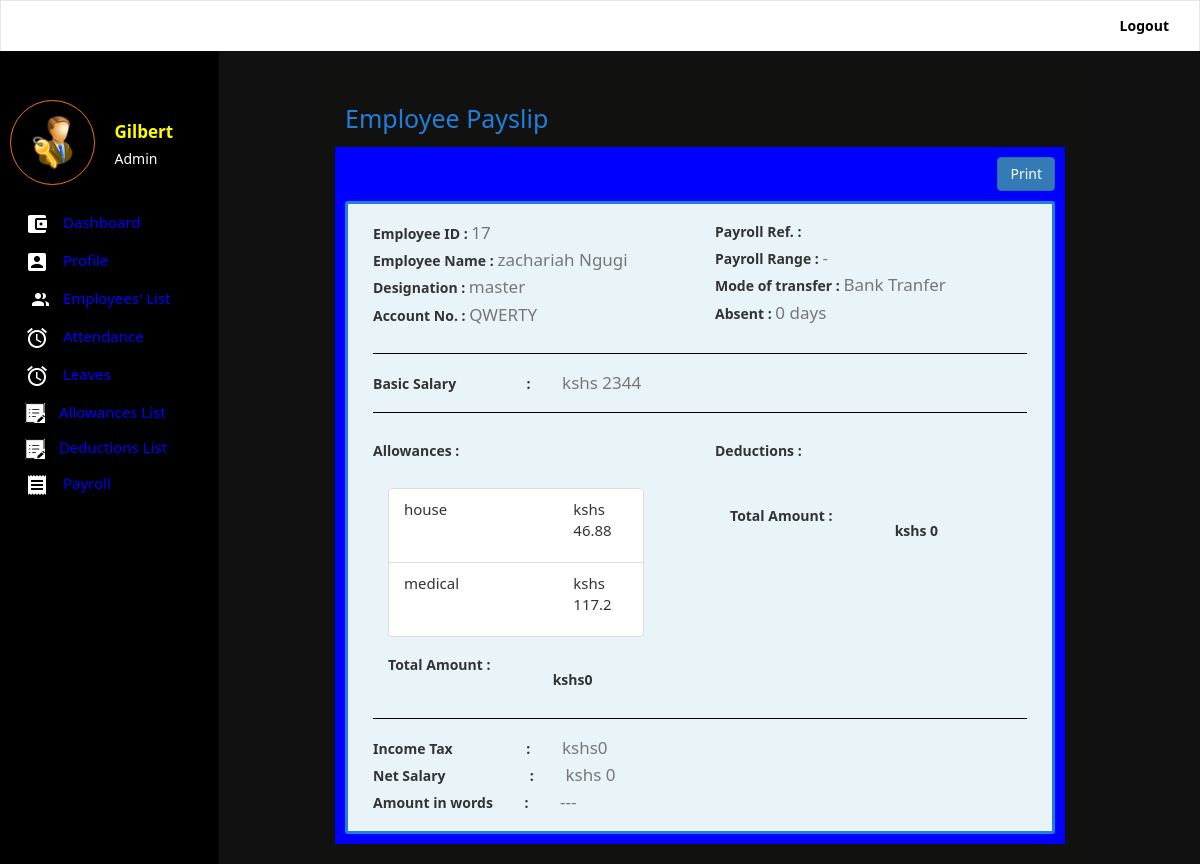
/view-payslip.php?eid=17 (signed in), run on the app's committed database.
### tables this page shows
CREATE TABLE `users` (
  `id` int(11) NOT NULL,
  `firstName` varchar(100) NOT NULL,
  `secondName` varchar(100) NOT NULL,
  `email` varchar(100) NOT NULL,
  `password` varchar(100) NOT NULL,
  `token` varchar(200) NOT NULL,
  `status` int(11) NOT NULL,
  `date_of_birth` date NOT NULL,
  `date_of_joining` date NOT NULL,
  `phone` varchar(255) NOT NULL,
  `profile` varchar(500) DEFAULT NULL,
  `gender` varchar(100) NOT NULL,
  `designation` varchar(100) DEFAULT NULL,
  `salary` double(10,2) NOT NULL,
  `account_no` text NOT NULL,
  `otp` varchar(6) DEFAULT NULL
);

CREATE TABLE `emp_allowances` (
  `sno` int(11) NOT NULL,
  `a_id` int(20) NOT NULL,
  `e_id` int(20) NOT NULL,
  `amount` double(10,2) NOT NULL,
  `date_created` datetime NOT NULL DEFAULT current_timestamp()
);

CREATE TABLE `allowances` (
  `a_id` int(11) NOT NULL,
  `allowance_name` text NOT NULL,
  `a_percentage` double NOT NULL
);

### classes/User.class.php (called while the page is built, shortened)
<?php
class User
{
	public static function loggedIn()
	{
		if (isset($_COOKIE['hrm-user']) && $_COOKIE['hrm-user'] != "") {
			return true;
		}
		return false;
	}
	public static function get($token, $field)
	{
		$query = Db::fetch("users", "$field", "token = ? ", $token, "", "", "");
		$data = Db::num($query);
		return $data[0];
	}
	public static function getbyid($eid, $field)
	{
		$query = Db::fetch("users", "$field", "id = ? ", $eid, "", "", "");
		$data = Db::num($query);
		return $data[0];
	}
}

### classes/Db.class.php (called while the page is built, shortened)
<?php
class Db
{
	public static function connect()
	{
		try {
			$db = new PDO("mysql:host=" . Config::DB_HOST . ";dbname=" . Config::DB_NAME, Config::DB_USER, Config::DB_PASSWORD);
			$db->setAttribute(PDO::ATTR_ERRMODE, PDO::ERRMODE_EXCEPTION);
		} catch (Exception $e) {
			self::returnedSQlError($e);
		}
		return $db;
	}
	public static function fetch($table, $columns,  $whereClause, $whereValue, $orderBy, $limit, $groupBy)
	{
		if ($limit == "") {
			$limit = "";
		} else {
			$limit = " LIMIT $limit ";
		}
		if ($orderBy == "") {
			$orderBy = "";
		} else {
			$orderBy = " ORDER BY $orderBy ";
		}
		if ($groupBy == "") {
			$groupBy = "";
		} else {
			$groupBy = "GROUP BY $groupBy";
		}
		$con = self::connect();
		if ($columns == "") {
			$query = $con->prepare("SELECT * FROM $table WHERE $whereClause $groupBy $orderBy $limit");
			if ($whereValue != "") {
				if (is_array($whereValue)) {
					$n = 0;
					$countWhereValue = count($whereValue);
					while ($n < $countWhereValue) {
						$paramsCount = $n + 1;
						$query->bindParam($paramsCount, $whereValue[$n]);
						$n++;
					}
				} else {
					$query->bindParam(1, $whereValue);
				}
			} else {
				$query = $con->prepare("SELECT * FROM $table  $groupBy $orderBy  $limit");
			}
		} else {
			$sql = "SELECT ";
			if (is_array($columns)) {
				$colsCount = count($columns);
				$start = 0;
				while ($start < $colsCount) {
					$commas = $start + 1;
					if ($commas == $colsCount) {
						$sql .= $columns[$start] . " ";
					} else {
						$sql .= $columns[$start] . ", ";
					}
					$start++;
				}
			} else {
				$sql .= "$columns ";
			}
			if ($whereValue != "") {
				$sql .= "FROM $table WHERE $whereClause $groupBy $orderBy $limit";
				$query = $con->prepare($sql);
				if (is_array($whereValue)) {
					$n = 0;
					$countWhereValue = count($whereValue);
					while ($n < $countWhereValue) {
						$paramsCount = $n + 1;
						$query->bindParam($paramsCount, $whereValue[$n]);
						$n++;
					}
				} else {
					$query->bindParam(1, $whereValue);
				}
			} else {
				$sql .= "FROM $table $groupBy $orderBy $limit";
				$query = $con->prepare($sql);
			}
		}
		$query->execute();
		return $query;
	}
	public static function count($query)
	{
		return $query->rowCount();
	}
	public static function assoc($query)
	{
		return $query->fetch(PDO::FETCH_ASSOC);
	}
	public static function num($query)
	{
		return $query->fetch(PDO::FETCH_NUM);
	}
}

### importance.php (called while the page is built, shortened)
<?php
if(User::loggedIn()){
	$token = $_COOKIE['hrm-user'];
	$userFirstName = User::get($token, "firstName");
	$userToken = User::get($token, "token");
	$userStatus = User::get($token, "status");
	$userRole = User::get($token, "designation");
	if($userStatus == 1){
		$userRole = "Admin";
	} else {
		$userRole = $userRole;
	}
}

### classes/Payroll.class.php (called while the page is built, shortened)
<?php
class Payroll
{
	public static function getes($eid, $ref, $field)
	{
		$query = Db::fetch("payroll_items", "$field", "e_id = ? AND ref_no = ?", array($eid, $ref), "", "", "");
		if (DB::count($query) > 0) {
			$data = Db::num($query);
			return $data[0];
		} else {
			return 0.0;
		}
	}
}

### view-payslip.php (the view, shortened to what this page needs)
<?php
require_once "importance.php";
?>
<html>
<head>
	<?php require_once "inc/head.inc.php";  ?>
</head>
<body>
	<?php require_once "inc/header.inc.php"; ?>
	<div class='container-fluid'>
		<div class='row'>
			<div class='col-md-3'><?php require_once "inc/sidebar.inc.php"; ?></div>
			<div class='col-md-8'>
				<div class='content-area'>
					<div class='content-header'>
						<?php echo "Employee Payslip"; ?>
					</div>
					<?php
					if (isset($_GET['eid'])) {
						$empid = $_GET['eid'];
					}
					$fName = User::getbyid($empid, "firstName");
					$sName = User::getbyid($empid, "secondName");
					$bsal = User::getbyid($empid, "salary");
					$accno = User::getbyid($empid, "account_no");
					$ename = $fName . " " . $sName;
					$role = User::getbyid($empid, "designation");
					$ab = Payroll::getes($empid, $ref, "absent");
					$totalw = Payroll::getes($empid, $ref, "allowance_amt");
					$totded = Payroll::getes($empid, $ref, "deduction_amt");
					$totsal = Payroll::getes($empid, $ref, "net_salary");
					$it = Payroll::getes($empid, $ref, "income_tax");
					$amtinwrds = AmountInWords("$totsal");
					?>
					<div class='content-bodyes'>
						<p align="right">
							<button class="btn btn-primary" onclick="printDiv('p')" type="button" id="print_btn"></span>Print</button>
						</p>
						<div class='contriner-fluid' id='p'>
							<div class='form-holder'>
								<div class='col-12'>
									<div class='row'>
										<div class='col-md-6'>
											<h5><b>Employee ID : <small style="font-size:17px"><?php echo $empid ?></small></b></h5>
											<h5><b>Employee Name : <small style="font-size:17px"><?php echo $ename ?></small></b></h5>
											<h5><b>Designation : <small style="font-size:17px"><?php echo $role ?></small></b></h5>
											<h5><b>Account No. : <small style="font-size:17px"><?php echo $accno ?></small></b></h5>
										</div>
										<div class='col-md-6'>
											<h5><b>Payroll Ref. : <small style="font-size:17px"><?php echo $ref ?></small></b></h5>
											<h5><b>Payroll Range : <small style="font-size:17px"><?php echo $df . " - " . $dt ?></small></b></h5>
											<h5><b>Mode of transfer : <small style="font-size:17px"><?php echo "Bank Tranfer" ?></small></b></h5>
											<h5><b>Absent : <small style="font-size:17px"><?php echo $ab . " days" ?></small></b></h5>
										</div>
									</div>
									<hr class="divider" style="border-color:black">
									<h5><b>Basic Salary &emsp;&emsp;&emsp;&emsp;&ensp;&nbsp;: &emsp;&emsp;<small style="font-size:17px"><?php echo "kshs " . $bsal ?></small></b></h5>
									<hr class="divider" style="border-color:black">
									<div class="row">
										<div class="col-md-6">
											<h5><b>Allowances : </b></h5><br>
											<div class='col-md-11'>
												<ul class="list-group" style="list-style-type:none;">
													<?php
													$con = Db::connect();
													$sql = "SELECT ea.*, a.allowance_name as aname FROM emp_allowances ea inner join allowances a on ea.a_id=a.a_id where ea.e_id= $empid ";
													$query = $con->prepare($sql);
													$query->execute();
													while ($data = Db::assoc($query)) :  ?>
														<li class="list-group-item" data-id="<?php echo $data['a_id'] ?>">
															<div class='row'>
																<div class='col-md-8'>
																	<small style="font-size:15px">
																		<?php echo $data['aname'] ?>
																	</small>
																</div>
																<div class='col-md-4'>
																	<p style="font-size:15px">
																		<?php echo "kshs " . $data['amount'] ?>
																	</p>
																</div>
															</div>
														</li>
													<?php endwhile; ?>
												</ul>
												<h5><b><?php echo "Total Amount : &emsp;&emsp;&emsp;&emsp;&emsp;&emsp;&emsp;&emsp;&emsp;&emsp;&emsp;&ensp;&nbsp;kshs" . $totalw ?></b></h5>
											</div>
										</div>
										<div class='col-md-6'>
											<h5><b>Deductions : </b></h5><br>
											<div class='col-md-11'>
												<h5><b><?php echo "Total Amount : &emsp;&emsp;&emsp;&emsp;&emsp;&emsp;&emsp;&emsp;&emsp;&emsp;&emsp;&ensp;&nbsp;kshs " . $totded ?></b></h5>
											</div>
										</div>
									</div>
									<hr class="divider" style="border-color:black">
									<h5><b>Income Tax &emsp;&emsp;&emsp;&emsp;&emsp;: &emsp;&emsp;<small style="font-size:17px"><?php echo "kshs" . $it ?></small></b></h5>
									<h5><b>Net Salary &emsp;&emsp;&emsp;&emsp;&emsp;&ensp;&nbsp;: &emsp;&emsp;<small style="font-size:17px"><?php echo "kshs " . $totsal ?></small></b></h5>
									<h5><b>Amount in words &emsp;&emsp;: &emsp;&emsp;<small style="font-size:17px"><?php echo $amtinwrds ?></small></b></h5>
								</div>
							</div>
						</div>
					</div>
				</div>
			</div>
		</div>
	</div>
</body>
</html>
<?php
function AmountInWords(float $amount)
{
	if ($amount == 0)
		return "---";
	$amount_after_decimal = round($amount - ($num = floor($amount)), 2) * 100;
	$string = array();
	$change_words = array(
		0 => '', 1 => 'One', 2 => 'Two',
		3 => 'Three', 4 => 'Four', 5 => 'Five', 6 => 'Six',
		7 => 'Seven', 8 => 'Eight', 9 => 'Nine',
		10 => 'Ten', 11 => 'Eleven', 12 => 'Twelve',
		13 => 'Thirteen', 14 => 'Fourteen', 15 => 'Fifteen',
		16 => 'Sixteen', 17 => 'Seventeen', 18 => 'Eighteen',
		19 => 'Nineteen', 20 => 'Twenty', 30 => 'Thirty',
		40 => 'Forty', 50 => 'Fifty', 60 => 'Sixty',
		70 => 'Seventy', 80 => 'Eighty', 90 => 'Ninety'
	);
	$implode_to_shillings = implode('', array_reverse($string));
	$paise_first_digit = floor($amount_after_decimal / 10) * 10;
	$get_paise = ($amount_after_decimal > 0) ? "And " . ($change_words[$paise_first_digit] . "
   " . $change_words[$amount_after_decimal % 10]) . ' shillings' : '';
	return ($implode_to_shillings ? $implode_to_shillings . 'shillings ' : '') . $get_paise;
}
?>

### inc/head.inc.php (shortened to what this page needs)
<link rel="stylesheet" type="text/css" href="css/bootstrap.css" />
<link rel="stylesheet" type="text/css" href="css/q.css" />
<link rel="stylesheet" type="text/css" href="css/animate.css" />
<link rel="stylesheet" type="text/css" href="css/main.css" />
<link rel="stylesheet" href="https://cdnjs.cloudflare.com/ajax/libs/font-awesome/4.7.0/css/font-awesome.min.css">

### inc/header.inc.php (shortened to what this page needs)
<nav role="navigation" class="navbar navbar-default real-nav" >
    <div class="container-fluid">
        <div id="navbarCollapse" class="collapse navbar-collapse">
            <ul class="nav navbar-nav navbar-right">
                <?php if(!User::loggedIn()) {?>
               <li><a href='login.php'>Login</a></li>
               <?php } else {
                ?>
			    <li><a href='logout.php'>Logout</a></li>
                <?php
               } ?>
            </ul>
        </div>
    </div>
</nav>

### inc/sidebar.inc.php (shortened to what this page needs)
<?php
if(User::loggedIn()){
	if($userStatus == 1){
	?>
	<div class='sidebar'>
		<div class='sidebar-area'>
			<div class='row' style='margin-bottom: 20px;'>
				<div class='col-md-6'>
					<div class='user-profile'>
						<img src='images/admin-logo.png' class='img-responsive' style='max-height: 80px;' />
					</div>
				</div>
				<div class='col-md-6'>
					<div class='user-names'>
						<?php echo "$userFirstName";  ?>
					</div>
					<div class='user-role'>
						<?php echo "$userRole";  ?>
					</div>
				</div>
			</div>
			<ul class='sidebar-menu'>
				<li><a href='index.php'><img class='sidebar-menu-icon' src='images/ic_account_balance_wallet_white_24dp.png'  /> Dashboard</a></li>
				<li><a href='profile.php?token=<?php echo $userToken; ?>'><img class='sidebar-menu-icon' src='images/ic_account_box_white_24dp.png'  /> Profile</a></li>
				<li><a href='employees-record.php'><img class='sidebar-menu-icon' src='images/employee_list.png'  /> Employees' List</a></li>
				<li><a href='attendance-list.php'><img class='sidebar-menu-icon' src='images/ic_alarm_white_24dp.png'  /> Attendance</a></li>
				<li><a href='received-leave.php'><img class='sidebar-menu-icon' src='images/ic_alarm_white_24dp.png'  /> Leaves</a></li>
				<li><a href='allowance-list.php'><img class='sidebar-menu-icon' src='images/list.png' width='20px' height='20px'  /> Allowances List</a></li>
				<li><a href='deduction-list.php'><img class='sidebar-menu-icon' src='images/list.png' width='20px' height='20px'  /> Deductions List</a></li>
				<li><a href='payroll.php'><img class='sidebar-menu-icon' src='images/payroll.png'  /> Payroll</a></li>
			</ul>
		</div>
	</div>
	<?php
}
}

### css/main.css (style rules this page uses)
body { background: #111111; font-family: "Segoe UI", Frutiger, "Frutiger Linotype", "Dejavu Sans", "Helvetica Neue", Arial, sans-serif !important; }
.real-nav { background: #fff; border-bottom: 0px !important; box-shadow: 0 2px 2px -2px rgb(15, 14, 14) !important; border-radius: 0 !important; z-index: 99; }
.real-nav .navbar-nav li a { color: #000; font-weight: bold; }
.content-area { background: #111110; padding: 20px; }
.content-header { font-size: 25px; color: black; padding: 10px; color: #207FDD; }
.content-bodyes { background: #0000FF; background-size: cover; background-repeat: none; background-position: center center; padding: 10px; min-height: 300px; }
.form-holder { padding: 10px 25px; border: 3px solid #207FDD; border-radius: 3px; background: #e9f4f8; }
.sidebar { position: relative; }
.sidebar .sidebar-area { z-index: 1; position: fixed; top: 50px; background: #000000; width: 219px; height: 100%; padding: 100px 10px 10px 10px; left: 0; top: 0; min-height: 500px; }
.sidebar-menu { padding: 0; }
.sidebar-menu li { list-style-type: none; }
.sidebar-menu li a { color: #0000FF; z-index: 999; display: block; text-decoration: none !important; padding: 7px 15px; font-size: 15px; }
.sidebar-menu-icon { margin-right: 10px; }
.user-profile { background: ; border: 1px solid #F2711D; padding: 15px; border-radius: 50px; }
.user-names { color: #FFFF02; font-weight: bold; font-size: 17px; margin: 20px 0px 5px -10px; }
.user-role { color: #FFF; margin: 0px 0px 5px -10px; }

### data on the page
users: firstName "Gilbert", status "Admin"
users: ename "zachariah Ngugi", designation "master", account_no "QWERTY", salary "2344"
emp_allowances: a.allowance_name "house", amount "46.88"
emp_allowances: a.allowance_name "medical", amount "117.2"

### other printed values
$empid "17"
$ab "0"
$totalw "0"
$totded "0"
$it "0"
$totsal "0"
$amtinwrds "---"
